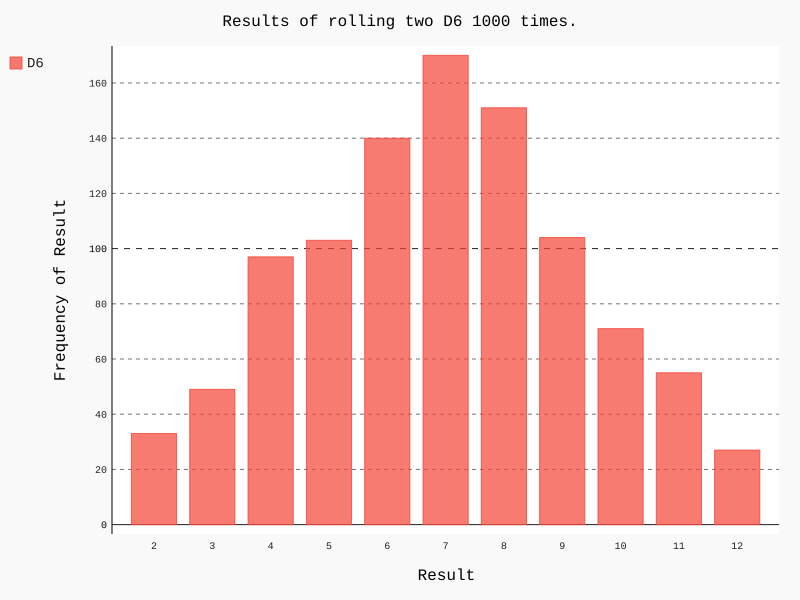

This figure's Python source:
import pygal
from die import Die

die1 = Die()
die2 = Die()

results = []
for roll_num in range(1000):
    result = die1.roll() + die2.roll()
    results.append(result)

frequencies = []
max_result = die1.num_sides + die2.num_sides
for value in range(2, max_result+1):
    frequency = results.count(value)
    frequencies.append(frequency)

# create a histogram
hist = pygal.Bar()
# histogram details/styling
hist.title = "Results of rolling two D6 1000 times."
hist.x_labels = list(range(2, 13))
hist.x_title = "Result"
hist.y_title = "Frequency of Result"
# add a series of values to the chart
hist.add('D6', frequencies)
# render the chart to a SVG file
hist.render_to_file('two_die_visual.svg')
